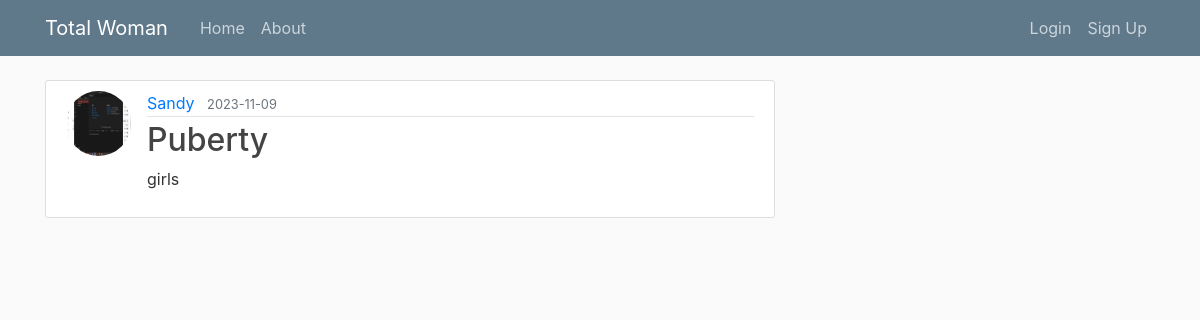
/post/1, run on the app's committed database.
### app/models.py (models this page shows, shortened)
class User(db.Model, UserMixin): # Usermixin is provided by flask_login extension managing user authentication
    id = db.Column(db.Integer, primary_key=True)
    username = db.Column(db.String(20), unique=True, nullable=False)
    email = db.Column(db.String(120), unique=True, nullable=False)
    image_file = db.Column(db.String(20), nullable=False, default='default.jpg')
    password = db.Column(db.String(60), nullable=False)
    posts = db.relationship('Post', backref='author', lazy=True)
    """

    """
    """
    def get_reset_token(self):
            payload = {
                'sub': self.id,
                'iss': current_app.config['SECRET_KEY'],
                'exp': datetime.utcnow() + timedelta(minutes=30)
            }
            secret_key = current_app.config['SECRET_KEY']
            token = jwt.encode(payload, secret_key, algorithm='HS256')
            return token

        @staticmethod
        def verify_reset_token(token):
            try:
                secret_key = current_app.config['SECRET_KEY']
                payload = jwt.decode(token, secret_key, algorithms=['HS256'])

                # Verify the 'iss' (issuer) claim
                if payload['iss'] != secret_key:
                    return None  # Token was not issued by the expected issuer

                # Verify the 'exp' (expiration time) claim
                if datetime.utcnow() > datetime.fromtimestamp(payload['exp']):
                    return None  # Token has expired

                # Retrieve the user based on user_id from the token's 'sub' (subject) claim
                user_id = payload['sub']
                user = User.query.get(user_id)
                return user
            except jwt.ExpiredSignatureError:
                return None # Token has expired
            except jwt.InvalidTokenError:
                return None # Invalid token or signature
            #return None


        def __repr__(self):
            return f"User ('{self.username}', '{self.email}', '{self.image_file}')"
    """

class Post(db.Model):
    id = db.Column(db.Integer, primary_key=True)
    title = db.Column(db.String(100), nullable=False)
    date_posted = db.Column(db.DateTime, nullable=False, default=datetime.utcnow)
    content = db.Column(db.Text, nullable=False)
    user_id = db.Column(db.Integer, db.ForeignKey('user.id'), nullable=False)

### app/routes.py (the view)
@app.route('/post/<int:post_id>')
def post(post_id):
    post = Post.query.get_or_404(post_id)
    return render_template('post.html', title=post.title, post=post)

### app/templates/post.html (shortened to what this page needs)
{% extends "base.html" %}
{% block content %}
    <article class="media content-section">
        <img class="rounded-circle article-img" src="{{ url_for('static', filename='profile_pics/' + post.author.image_file) }}">
        <div class="media-body">
        <div class="article-metadata">
            <a class="mr-2" href="{{ url_for('user_posts', username=post.author.username) }}">{{ post.author.username }}</a>
            <small class="text-muted">{{ post.date_posted.strftime('%Y-%m-%d') }}</small>
        </div>
        <h2 class="article-title">{{ post.title }}</h2>
        <p class="article-content">{{ post.content }}</p>
        </div>
    </article>
{% endblock content %}

### app/static/main.css (style rules this page uses)
body { background: #fafafa; color: #333333; margin-top: 5rem; }
h1, h2, h3, h4, h5, h6 { color: #444444; }
.content-section { background: #ffffff; padding: 10px 20px; border: 1px solid #dddddd; border-radius: 3px; margin-bottom: 20px; }
.article-title { color: #444444; }
.article-content { white-space: pre-line; }
.article-img { height: 65px; width: 65px; margin-right: 16px; }
.article-metadata { padding-bottom: 1px; margin-bottom: 4px; border-bottom: 1px solid #e3e3e3 }

### data on the page
User: image_file (picture), author.username "Sandy"
Post: date_posted "2023-11-09", title "Puberty", content "girls"
